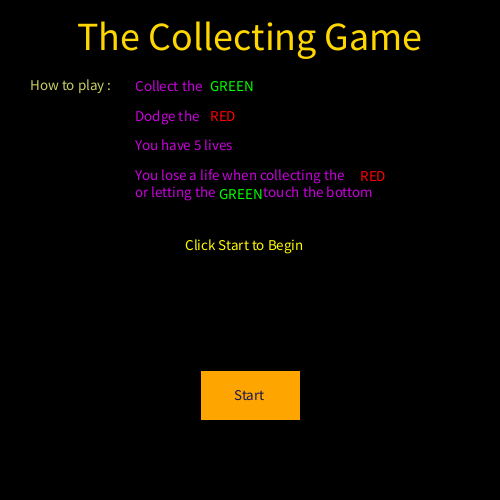
Frame 1 (no input)
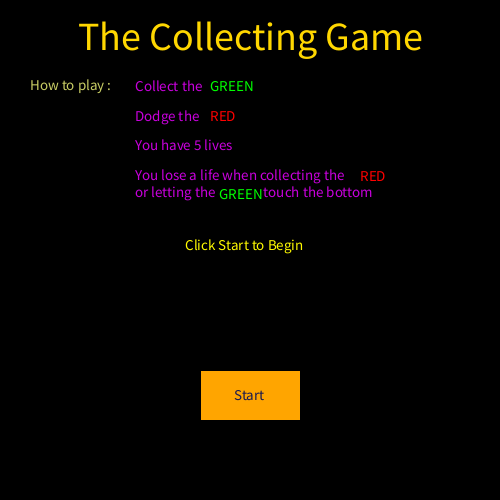
Frame 60 (the mouse pressed at the canvas centre just before this capture)
Frame 120 (the mouse held since frame 60 and released just before this capture): identical to frame 60, image omitted

The Processing sketch that drew these frames (run headless with seeded random() and noise(); from frame 60 on, the mouse is pressed at the canvas centre):

// Processing sketch: processing_99311
// ── processing_99311.pde

float b = 0;
int lives = 5;
int score = 0;
int f = 0;
float speed = 0.7;
Boolean startGame = false;
Boolean overButton = false;
ArrayList<Circle> circle = new ArrayList<Circle>();
void setup() {
  size(500, 500);
  background(255);
  circle.add(new Circle(b));
}

void draw() {
  smooth();
  //Title Screen
  if (startGame != true) {
    background(0);
    update(mouseX, mouseY);
    if (overButton == true) {
      fill(244);
      rect(200, 370, 100, 50);
    } 
    else {
      fill(255, 165, 0);
      rect(200, 370, 100, 50);
    }
    textAlign(CENTER);
    textSize(40);
    fill(255, 215, 0);
    text("The Collecting Game", width/2, 50);
    textAlign(LEFT);
    textSize(15);
    fill(200, 205, 100);
    text("How to play :", 30, 90);
    fill(200, 0, 220);
    text("Collect the ", 135, 91);
    fill(0, 255, 0);
    text("GREEN", 210, 91);
    fill(200, 0, 220);
    text("Dodge the ", 135, 121);
    fill(255, 0, 0);
    text("RED", 210, 121);
    fill(0, 255, 0);
    fill(200, 0, 220);
    text("You have 5 lives", 135, 150);  
    text("You lose a life when collecting the \nor letting the                touch the bottom", 135, 180);
    fill(255, 250, 0);
    text("Click Start to Begin", 185, 250); 
    fill(255, 0, 0);
    text("RED", 360, 181); 
    fill(0, 255, 0);
    text("GREEN", 219, 199);
    fill(25, 25, 79);
    text("Start", 234, 400);
  } 
  //where the game plays
  else if (lives > 0) {
    noCursor();
    background(255);
    fill(0,0,255);
    textSize(20);
    text("Lives " + lives, 1,490);
    f++;
    if (f % 900 == 0 ) {
      speed = speed + .1;
    }
    if (f % 20 ==0) {
      for (int a = 0; a < 1; a++) {
        circle.add(new Circle(b));
      }
    }

    for (int a = 0; a < circle.size(); a++) {
      Circle c1 = circle.get(a);
      c1.fall(); 
      if (c1.circle_collision(c1.getX(), c1.getY(), 10, mouseX, mouseY, 5.0) == true) {
        circle.remove(c1);
        score++;
      }
      if (c1.hasFallen() == true) {
        circle.remove(c1);
      }
    }
    fill(0);
    stroke(0);
    ellipse(mouseX, mouseY, 10, 10);
  }
  //Gameover Screen
  if (lives == 0) {
    cursor();
    background(0);
    fill(255,0,0);
    textSize(40);
    text("GAMEOVER",143,200);
    textSize(15);
    fill(255);
    text("Final Score: " + score,200,240);
    
  }
}
//check for if mouse has been clicked
void mousePressed() {
  if (overButton) {
    startGame = true;
  }
}
//checks the current position of the mouse
void update(int x, int y) {
  if (overRect(200, 370, 100, 50)== true) {
    overButton = true;
  } 
  else {
    overButton = false;
  }
}

//Checks if mouse is over start button
boolean overRect(int x, int y, int width, int height) {
  if (mouseX >= x && mouseX <= x+width && 
    mouseY >= y && mouseY <= y+height) {
    return true;
  } 
  else {
    return false;
  }
}

public class Circle { 
  float x, y;
  boolean hasTouch = false;

  public Circle(float y1) {
    x = random(width - 20);
    y = y1;
  }
  //Makes the circle fall at a constant rate
  public void fall() {
    fill(0, 255, 0);
    stroke(0, 255, 0);
    y = y + speed;
    ellipse(x, y, 20, 20);
  }
  //gets the y coordinate of the falling circle
  public float getY() {
    return y;
  }
  //gets the x coordinate of the falling circle
  public float getX() {
    return x;
  }
  //Checks if mouse touchs a circle
  boolean circle_collision(float x1, float y1, float radius1, float x2, float y2, float radius2) {
    if (dist(x1, y1, x2, y2) < radius1 + radius2) {
      return true;
    }
    return false;
  }
  //checks if a circle has touched the bottom of the screen
  boolean hasFallen() {
    if (y >= 500) {
      lives--;
      return true;
    } 
    return false;
  }
}
